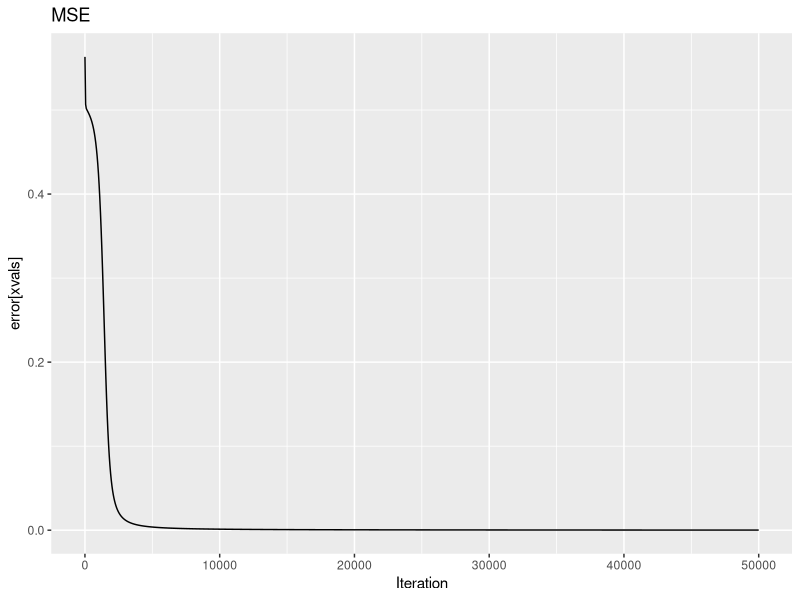

Source code (R): (Note: this script raises an error after producing the figure.)
## ---- chunk 1
#Implementing NN in R
# input matrix
X=matrix(c(1,0,1,0,1,0,1,1,0,1,0,1),nrow = 3, ncol=4,byrow = TRUE)

# output matrix
Y=matrix(c(1,0,0),byrow=FALSE)
## ---- chunk 2
#sigmoid function
sigmoid<-function(x){
1/(1+exp(-x))
}

# derivative of sigmoid function
derivatives_sigmoid<-function(x){
x*(1-x)
}
## ---- chunk 3
# variable initialization
epoch=10000 #number of iteration
lr=0.5
inputlayer_neurons=ncol(X)
hiddenlayer_neurons=5
output_neurons=1
## ---- chunk 4
#weight and bias initialization
wh=matrix(rnorm(inputlayer_neurons*hiddenlayer_neurons,mean=0,sd=1), inputlayer_neurons, hiddenlayer_neurons) #create a inputlayer_neurons x  hiddenlayer_neurons matrix
wh
bias_input=rep(runif(hiddenlayer_neurons), nrow(X))
bh=matrix(bias_input, nrow = nrow(X), byrow = FALSE)
bh

wout=matrix(rnorm(hiddenlayer_neurons*output_neurons,mean=0,sd=1), hiddenlayer_neurons, output_neurons)
wout

bias_output=rep(runif(output_neurons),nrow(X))
bout=matrix(bias_output,nrow = nrow(X),byrow = FALSE)
bout
## ---- chunk 5
# forward propagation
for(i in 1:epoch){


  hidden_layer_input=X%*%wh+bh
  hidden_layer_activations=sigmoid(hidden_layer_input)
  
  output_layer_input=hidden_layer_activations%*%wout+bout
  output= sigmoid(output_layer_input)
  
  # Back Propagation
  
  E=Y-output #loss function
  slope_output_layer=derivatives_sigmoid(output)
  slope_hidden_layer=derivatives_sigmoid(hidden_layer_activations)
  
  d_output=E*slope_output_layer
  
  Error_at_hidden_layer=d_output%*%t(wout)
  d_hiddenlayer=Error_at_hidden_layer*slope_hidden_layer
  
  wout= wout + (t(hidden_layer_activations)%*%d_output)*lr
  bout= bout+rowSums(d_output)*lr
  
  wh = wh +(t(X)%*%d_hiddenlayer)*lr
  bh = bh + rowSums(d_hiddenlayer)*lr

}
output
## ---- chunk 6
# libraries
suppressPackageStartupMessages(library(ggplot2))
suppressPackageStartupMessages(library(caret))

# set up data
id <- sample(rep(1:4, 2), 8)
X <- matrix(c(0, 0, 1, 1, 1, 1, 1, 0, 1, 0, 1, 1), nrow = 4, byrow = FALSE)
X <- X[id,]
y <- matrix(c(0, 1, 1, 0, 1, 0, 0, 1), nrow = 4)
y <- y[id,]

# activation function
# sigmoid
sigmoid <- function(x) return(1/(1+exp(-x)))
d.sigmoid <- function(x) return(x*(1-x))
## ---- chunk 7
# neural net function with 1 hidden layer - user specifies number of nodes
myNeuralNet <- function(X, y, hl, niters, learning.rate){

  # add in intercept
  X <- cbind(rep(1, nrow(X)), X)

  # set error array
  error <- rep(0, niters)

  # set up weights
  # the +1 is to add in the intercept/bias parameter
  W1 <- matrix(runif(ncol(X)*hl[1], -1, 1), nrow = ncol(X))
  W2 <- matrix(runif((hl[1]+1)*hl[2], -1, 1), nrow = hl[1]+1)
  W3 <- matrix(runif((hl[2]+1)*ncol(y), -1, 1), nrow = hl[2]+1)

  for(k in 1:niters){

    # calculate the hidden and output layers using X and hidden layer as inputs
    # hidden layer 1 and 2 have a column of ones appended for the bias term
    hidden1 <- cbind(matrix(1, nrow = nrow(X)), sigmoid(X %*% W1))
    hidden2 <- cbind(matrix(1, nrow = nrow(X)), sigmoid(hidden1 %*% W2))
    y_hat <- sigmoid(hidden2 %*% W3)

    # calculate the gradient and back prop the errors
    # see theory above
    y_hat_del <- (y-y_hat)*(d.sigmoid(y_hat))
    hidden2_del <- y_hat_del %*% t(W3)*d.sigmoid(hidden2)
    hidden1_del <- hidden2_del[,-1] %*% t(W2)*d.sigmoid(hidden1)

    # update the weights
    W3 <- W3 + learning.rate*t(hidden2) %*% y_hat_del
    W2 <- W2 + learning.rate*t(hidden1) %*% hidden2_del[,-1]
    W1 <- W1 + learning.rate*t(X) %*% hidden1_del[,-1]

    # storing error (MSE)
    error[k] <- 1/nrow(y)*sum((y-y_hat)^2)
    if((k %% (10^4+1)) == 0) cat("mse:", error[k], "\n")
  }

  # plot loss
  xvals <- seq(1, niters, length = 1000)
  print(qplot(xvals, error[xvals], geom = "line", main = "MSE", xlab = "Iteration"))

  return(y_hat)
}
## ---- chunk 8
# set parameters
hidden.layers <- c(6, 6)
iter <- 50000
lr <- 0.02

# run neural net
out <- myNeuralNet(X, y, hl = hidden.layers, niters= iter, learning.rate = lr)
## ---- chunk 9
circulo <- function(x, R, centroX=0, centroY=0){
r = R * sqrt(runif(x))
theta = runif(x) * 2 * pi
x = centroX + r * cos(theta)
y = centroY + r * sin(theta)

z = data.frame(x = x, y = y)
return(z)
}

datos1 <- circulo(150,0.5)
datos2 <- circulo(150,1.5)

datos1$Y <- 1
datos2$Y <- 0
datos <- rbind(datos1,datos2)

rm(datos1,datos2, circulo)

X <- as.matrix(datos[,1:2])
Y <- as.matrix(datos[,3])
## ---- chunk 10
#Implementing NN in R
# input matrix
X=matrix(c(1,0,1,0,1,0,1,1,0,1,0,1),nrow = 3, ncol=4,byrow = TRUE)

# output matrix
Y=matrix(c(1,0,0),byrow=FALSE)
## ---- chunk 11
neuron <- setRefClass(
  "neuron",
  fields = list(
    activation_function = "list",
    number_of_connections = "numeric",
    number_of_neurons = "numeric",
    W = "matrix",
    b = "numeric"
  ),
  methods = list(
    initialize = function(activation_function, number_of_connections, number_of_neurons)
    {
      activation_function <<- activation_function
      number_of_connections <<- number_of_connections
      number_of_neurons <<- number_of_neurons
      W <<- matrix(runif(number_of_connections*number_of_neurons),
                   nrow = number_of_connections)
      b <<- runif(number_of_neurons)
    }
  )
)
## ---- chunk 12
sigmoid = function(x) {
  y = list() 
  y[['x']] <- 1 / (1 + exp(-x))
  y[['dx']] <- x * (1 - x)
  return(y)
}

relu <- function(x){
  y <- list()
  y[['x']] <- ifelse(x<0,0,x)
  y[['dx']] <- ifelse(x<0,0,1)
  return(y)
}
## ---- chunk 13
#Implementing NN in R
# input matrix
X=matrix(c(1,0,1,0,1,0,1,1,0,1,0,1),nrow = 3, ncol=4,byrow = TRUE)

# output matrix
Y=matrix(c(1,0,1),byrow=FALSE)



n = ncol(X) 
layers = c(n,30, 1) 
functions = list(sigmoid = sigmoid, sigmoid = sigmoid) 
neural_network <- list()

for (i in 1:(length(layers)-1)){
    neural_network[[paste('Neuron',i)]] <- neuron$new(functions[i],layers[i], layers[i+1])
    
}

neural_network
## ---- chunk 14
forward <- function(nn, X,Y){

out = list()
out[['Input Layer']] <- c(list(matrix(0,ncol=2,nrow=1)), list(X))
names(out[['Input Layer']]) <- c('z', 'a')
  for(i in c(1:(length(nn)))){
    z = list((out[[i]][[2]] %*% nn[[i]]$W + nn[[i]]$b)) #multiply input by weights adjusted by bias
    a = list(nn[[i]]$activation_function[[1]](z[[1]])[['x']])
    
    out[[i+1]] <- c(z,a)
    names(out[[i+1]]) <- c('z', 'a')
    
    if (i == length(nn))
      names(out)[[i+1]] <- 'Output Layer'
    else
      names(out)[[i+1]] <- paste('Hidden Layer', i)
    
  }
return(out)
}
## ---- chunk 15
f1 <- forward(neural_network, X,Y)
head(f1$`Output Layer`$a)
## ---- chunk 16
backprop <- function(forward, nn, Y, lr = 0.01){

  for (i in rev(1:length(nn))){
    z = forward[[i+1]][['z']]
    a = forward[[i+1]][['a']]
  
    if(i == length(nn)){
      delta <- 2 * (Y - a) * nn[[i]]$activation_function[[1]](a)[['dx']]
    } else{
      delta <- delta %*% W  * nn[[i]]$activation_function[[1]](a)[['dx']]
    }

    W = t(nn[[i]]$W)
    

    nn[[i]]$b <- nn[[i]]$b + mean(delta) * lr
    nn[[i]]$W <- nn[[i]]$W + t(forward[[i]][['a']]) %*% delta * lr
  }
  x = list()
  x[[1]] <- nn
  x[[2]] <- forward[[length(forward)]][['a']]
  return(x)
}
## ---- chunk 17
b1 <- backprop(f1, neural_network, Y)
## ---- chunk 18
training <- function(neural_network,X, Y, iteractions, lr = 2){
  Y_updated <- X
  for (i in seq(iteractions)){
    f1 <- forward(neural_network, Y_updated, Y)
    b1 <- backprop(f1, neural_network, Y, lr)
    Y_updated[,2] <- b1[[2]]
    if(i %% 25 == 0){
      if(i == 25){
        iteractions <- i
        error <- mean(Y_updated[,2] - Y)^2
      }else{
            iteractions <- c(iteractions,i)
            error <- c(error,mean(Y_updated[,2] - Y)^2)      
      }
    }
  }
  return(Y_updated[,2])
}
prediction <- training(neural_network, X, Y, 1000)
head(prediction)
## ---- chunk 19
library(ggplot2)

grafico = data.frame(Iteracion = iteracion, Error = error)

ggplot(grafico,aes(iteracion, error)) + geom_line() + theme_minimal() +
  labs(title = "Evolución del error de la Red Neuronal")
